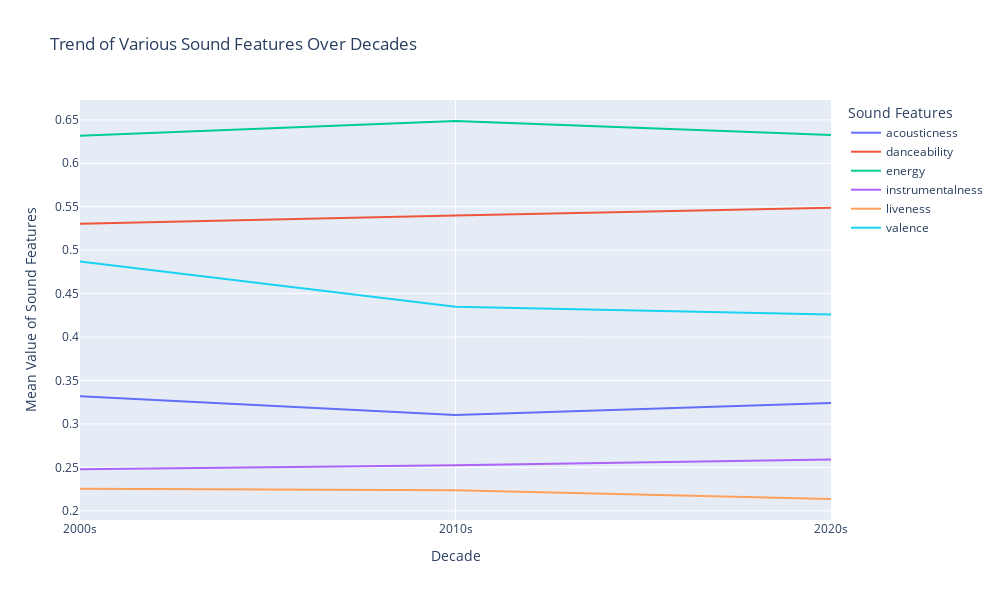

Notebook code for this chart:
### Code cell
fig = px.line(decade_data, x='Decade', y=sound_features, 
              title='Trend of Various Sound Features Over Decades',
)

fig.update_layout(
    xaxis_title='Decade',
    yaxis_title='Mean Value of Sound Features',
    legend_title_text='Sound Features',
    height=600, width=1000
)

# Show the plot
fig.show()

### Figure 1 — Plotly figure (JSON) as saved in the notebook; plotly's stock layout.template omitted (floating-point values rounded to 4 significant figures)
{"data": [{"hovertemplate": "variable=acousticness<br>Decade=%{x}<br>value=%{y}<extra></extra>", "legendgroup": "acousticness", "line": {"color": "#636efa", "dash": "solid"}, "marker": {"symbol": "circle"}, "mode": "lines", "name": "acousticness", "orientation": "v", "showlegend": true, "type": "scatter", "x": ["2000s", "2010s", "2020s"], "xaxis": "x", "y": [0.3318, 0.3102, 0.324], "yaxis": "y"}, {"hovertemplate": "variable=danceability<br>Decade=%{x}<br>value=%{y}<extra></extra>", "legendgroup": "danceability", "line": {"color": "#EF553B", "dash": "solid"}, "marker": {"symbol": "circle"}, "mode": "lines", "name": "danceability", "orientation": "v", "showlegend": true, "type": "scatter", "x": ["2000s", "2010s", "2020s"], "xaxis": "x", "y": [0.5304, 0.54, 0.5487], "yaxis": "y"}, {"hovertemplate": "variable=energy<br>Decade=%{x}<br>value=%{y}<extra></extra>", "legendgroup": "energy", "line": {"color": "#00cc96", "dash": "solid"}, "marker": {"symbol": "circle"}, "mode": "lines", "name": "energy", "orientation": "v", "showlegend": true, "type": "scatter", "x": ["2000s", "2010s", "2020s"], "xaxis": "x", "y": [0.6318, 0.6487, 0.6326], "yaxis": "y"}, {"hovertemplate": "variable=instrumentalness<br>Decade=%{x}<br>value=%{y}<extra></extra>", "legendgroup": "instrumentalness", "line": {"color": "#ab63fa", "dash": "solid"}, "marker": {"symbol": "circle"}, "mode": "lines", "name": "instrumentalness", "orientation": "v", "showlegend": true, "type": "scatter", "x": ["2000s", "2010s", "2020s"], "xaxis": "x", "y": [0.2479, 0.2523, 0.259], "yaxis": "y"}, {"hovertemplate": "variable=liveness<br>Decade=%{x}<br>value=%{y}<extra></extra>", "legendgroup": "liveness", "line": {"color": "#FFA15A", "dash": "solid"}, "marker": {"symbol": "circle"}, "mode": "lines", "name": "liveness", "orientation": "v", "showlegend": true, "type": "scatter", "x": ["2000s", "2010s", "2020s"], "xaxis": "x", "y": [0.2254, 0.2237, 0.2136], "yaxis": "y"}, {"hovertemplate": "variable=valence<br>Decade=%{x}<br>value=%{y}<extra></extra>", "legendgroup": "valence", "line": {"color": "#19d3f3", "dash": "solid"}, "marker": {"symbol": "circle"}, "mode": "lines", "name": "valence", "orientation": "v", "showlegend": true, "type": "scatter", "x": ["2000s", "2010s", "2020s"], "xaxis": "x", "y": [0.4869, 0.4348, 0.4259], "yaxis": "y"}], "layout": {"height": 600, "legend": {"title": {"text": "Sound Features"}, "tracegroupgap": 0}, "title": {"text": "Trend of Various Sound Features Over Decades"}, "width": 1000, "xaxis": {"anchor": "y", "domain": [0, 1], "title": {"text": "Decade"}}, "yaxis": {"anchor": "x", "domain": [0, 1], "title": {"text": "Mean Value of Sound Features"}}}}
